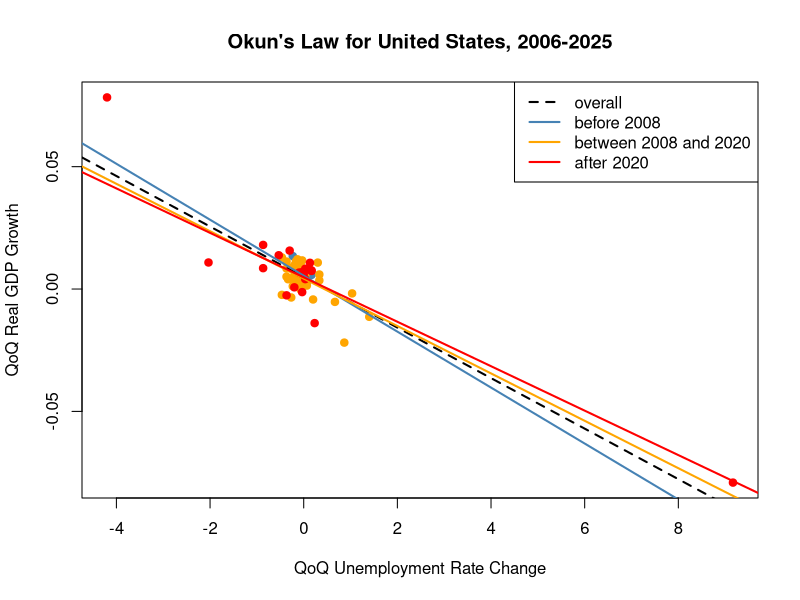

This figure's R source: (Note: this script raises an error after producing the figure.)
library(dplyr)
library(lmtest)
library(sandwich)
library(car)

col.overall = "black"
col.before_2008 = "steelblue"
col.between_2008_2020 = "orange"
col.after_2020 = "red"

gdp_growth <- read.csv("data/processed/gdp_growth.csv")
unrate_diff <- read.csv("data/processed/unrate_diff.csv")

min_quarter <- max(gdp_growth$Quarter[1], unrate_diff$Quarter[1])
max_quarter <- min(last(gdp_growth$Quarter), last(unrate_diff$Quarter))

gdp_growth <- gdp_growth[between(gdp_growth$Quarter, min_quarter, max_quarter), ]
unrate_diff <- unrate_diff[between(unrate_diff$Quarter, min_quarter, max_quarter), ]

after_2008 <- gdp_growth$Quarter >= 2008
after_2020 <- gdp_growth$Quarter >= 2020

plot(gdp_growth$United.States ~ unrate_diff$United.States,
     col = "white",
     xlab = "QoQ Unemployment Rate Change",
     ylab = "QoQ Real GDP Growth",
     main = sub("\\.", " ", "Okun's Law for United.States, 2006-2025"))
points(gdp_growth$United.States[!after_2008] ~ unrate_diff$United.States[!after_2008],
       col = col.before_2008,
       pch = 19)
points(gdp_growth$United.States[after_2008 & !after_2020] ~ 
         unrate_diff$United.States[after_2008 & !after_2020],
       col = col.between_2008_2020,
       pch = 19)
points(gdp_growth$United.States[after_2020] ~ 
         unrate_diff$United.States[after_2020],
       col = col.after_2020,
       pch = 19)

# Test if Okun's Law holds overall
mod.us.overall <- lm(gdp_growth$United.States ~ unrate_diff$United.States)
coeftest(mod.us.overall, vcov. = vcovHC(mod.us.overall, type = "HC1"))
abline(mod.us.overall,
       col = col.overall,
       lwd = 2,
       lty = 2)

coefs.us.overall <- mod.us.overall$coefficients

# Test if Okun's Law is stable over periods
mod.us.recessions <- lm(gdp_growth$United.States ~ 
                          unrate_diff$United.States*after_2008 + 
                          unrate_diff$United.States*after_2020)
coefs.us.recessions <- mod.us.recessions$coefficients

linearHypothesis(mod.us.recessions,
                 c("unrate_diff$United.States:after_2008TRUE = 0",
                   "unrate_diff$United.States:after_2020TRUE = 0"),
                 vcov. = vcovHC(mod.us.recessions, type = "HC1"))

# --- RESULTS ---
# Linear hypothesis test:
#   unrate_diff$United.States:after_2008TRUE = 0
# unrate_diff$United.States:after_2020TRUE = 0
# 
# Model 1: restricted model
# Model 2: gdp_growth$United.States ~ unrate_diff$United.States * after_2008 + 
#   unrate_diff$United.States * after_2020
# 
# Note: Coefficient covariance matrix supplied.
# 
# Res.Df Df      F Pr(>F)
# 1     76                 
# 2     74  2 0.0264  0.974

abline(a = coefs.us.recessions[1],
       b = coefs.us.recessions[2],
       col = col.before_2008,
       lwd = 2)
abline(a = coefs.us.recessions[1] + coefs.us.recessions[3],
       b = coefs.us.recessions[2] + coefs.us.recessions[4],
       col = col.between_2008_2020,
       lwd = 2)
abline(a = coefs.us.recessions[1] + coefs.us.recessions[3] + coefs.us.recessions[5],
       b = coefs.us.recessions[2] + coefs.us.recessions[4] + coefs.us.recessions[6],
       col = col.after_2020,
       lwd = 2)

legend("topright",
       legend = c("overall", "before 2008", "between 2008 and 2020", "after 2020"),
       col = c(col.overall, col.before_2008, col.between_2008_2020, col.after_2020),
       lwd = 2,
       lty= c(2, 1, 1, 1))

okun_results.periods <- 
  data.frame(
    "Period" = c("2006-2020", "2006-2008", "2008-2020", "2020-2025"),
    "intercept" = c(coefs.us.overall[1], 
                     coefs.us.recessions[1], 
                     coefs.us.recessions[1] + coefs.us.recessions[3], 
                     coefs.us.recessions[1] + coefs.us.recessions[3] + coefs.us.recessions[5]),
    "coef" = c(coefs.us.overall[2],
                coefs.us.recessions[2],
                coefs.us.recessions[2] + coefs.us.recessions[4],
                coefs.us.recessions[2] + coefs.us.recessions[4] + coefs.us.recessions[6]))

write.csv(okun_results.periods, "results/okun_results.periods.csv", row.names = F)

# clear all variables
rm(list = ls())
